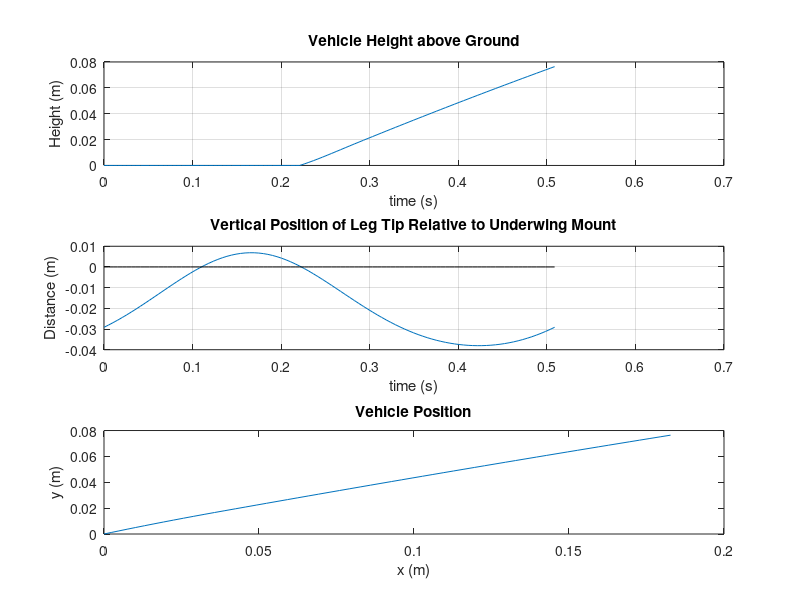
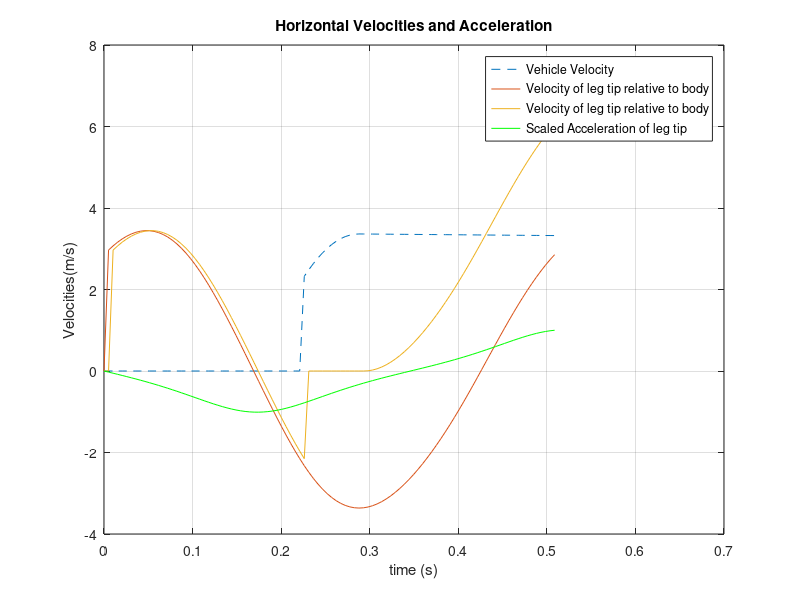

Reproduce these figures in MATLAB, in order.
%Skate modeling script
clc;clear;close all;
load SWliftdragdata.mat
load relativetipmotion.mat

%assumptions
%no friction force from tail during glide phase
%y reference starts at height of mount at rest. all references from
%assume constant angle of attack for now
%assume no vertical drag
%assume launch speed of vehicle = max speed of tip of leg
%only forces during launch are from leg

%skate constant values
gravity=-9.81;                                  %acceleration due to gravity (m/s^2)
dwater=1000;                                    %Density of water (kg/m^3)
vehvoleng=632.88;                               %displacement of the vehicle (in^3)
vehvolmet=vehvoleng*1.6387*10^-5;               %displacement of vehicle(m^3)
buoyforce=-vehvolmet*dwater*gravity;            %buoyant force on vehicle
totalmass=25.77;                                 %total mass of vehicle in kg
gravforce=totalmass*gravity;

%assuming constant angle of attack
AoA=7;  %angle of attack
Fl1=interp1(SWdatastruct.AoA.data,SWdatastruct.lift.data,AoA,'linear','extrap'); %lift force at one BL/s at current AoA
Fd1=interp1(SWdatastruct.AoA.data,SWdatastruct.drag.data,AoA,'linear','extrap'); %drag force at one BL/s at current AoA
V1=.7112*cosd(AoA); %horizontal velocity of flow test (m/s)

%more constants
MS=147000;                          %motor speed (cnts/s)
revcnt=101750;                      %1 revolution in cnts
omega=2*pi*MS/revcnt;               %motor speed in rad/s
R2=.0254;                           %radius of center of exterior wheel to connection, 1inch in m
B=0.04572;                          %length from lower leg mount to joint (1.8in in m)
C=0.10795;                          %length from lower leg mount to tip of foot (4.25in in m)
T=2*pi/omega;                       %period of leg
t2=0:.001:T;                        %time vector for launch speed calculation
alphaleg=23+AoA;                    %angle of leg plane(degrees)
legangletravel=1.1781;              %total travel length of leg in radians
tiptravel=legangletravel*C;
tiptravelx=max(relativetipmotion.x)-min(relativetipmotion.x);
tiptravely=max(relativetipmotion.y)-min(relativetipmotion.y);

%% simulation
dt=.001;                            %time step
%time=0:dt:2;                        %time vector (s)
time=[relativetipmotion.time(1),relativetipmotion.time];
tipx=[relativetipmotion.x(1),relativetipmotion.x];
tipy=[relativetipmotion.y(1),relativetipmotion.y];
vtipx=[0,diff(tipx)/dt];
vtipy=[0,diff(tipy)/dt];
atipx=[0,diff(vtipx)/dt];
atipy=[0,diff(vtipy)/dt];


%initial conditions
i=1;
x=0;
y=0;
Vx=0;
Vy=0;
Ax=0;
Ay=0;
Vtipx=0;
Vtipy=0;
theta=-33.749*pi/180;
thetadot=0;
thetadoubledot=0;
Vxrelative=Vx+Vtipx;
phase=0;

%initialize save variables
xsave=[x];
ysave=[y];
Vxsave=[Vx];
Vysave=[Vy];
Axsave=[Ax];
Aysave=[Ay];
Vtipxsave=[Vtipx];
Vtipysave=[Vtipy];
Vxrelativesave=[Vxrelative];
thetasave=[theta];
thetadotsave=[thetadot];
thetadoubledotsave=[thetadoubledot];
phasesave=[phase];
Tipysave=[];

maxtipy=.0373;



while i<length(time)
    i=i+1;
    t=time(i);
    
    %velocity of tip relative to ground
    Vxrelative= Vx+Vtipx;
    Vyrelative= Vy+Vtipy;
    
    %to start the leg forward with zero speed at time t=0
    phaseshift=-pi/4;
    
    %angle of leg about lower leg mount
    theta=asin(R2/B*sin(omega*t+phaseshift));
    
    %rotational speed of leg
    thetadot=(R2*omega*cos(omega*t+phaseshift))./(B*sqrt(1-(R2/B)^2*sin(omega*t+phaseshift).^2));
    
    %radial accleration
    thetadoubledot=(R2^3*omega^2*sin(omega*t)*cos(omega*t)^2)/...
        (B^3*(1-(R2^2*(sin(omega*t))^2/B^2))^(3/2))-(R2*omega^2*sin(omega*t))/...
        (B*sqrt(1-(R2^2*(sin(omega*t))^2)/B^2));
        
    %tip motion
    Tipx=tipx(i);
    Tipy=tipy(i);
    
    %velocity of the tip of the leg relative to the body
    %Vtip=-thetadot*C;
    Vtipx=vtipx(i);                                            %x component of tip velocity
    Vtipy=vtipy(i);                                            %y component of tip velocity
    
    %acceleration of tip
    Atipx=atipx(i);
    Atipy=atipy(i);
    %----------------------------------------
    %note:linear approximation of motion of leg. could be improved by using
    %exact motion calculations or interpolating from data set of tip
    %profile
    %-----------------------------
    
    %if height of cg is 
    if y<=(-Tipy) && Vxrelative<=0 && Atipx<0
        Vx=-Vtipx;
        Vy=-Vtipy;
        Ax=cosd(alphaleg)*(C*thetadoubledot);
        Ay=sind(alphaleg)*(C*thetadoubledot);
        x=x+Vx*dt;
        y=y+Vy*dt;
        phase=1;
        
    elseif y>0
        % Skate is gliding%%%%%%%%%%%%%%%%%%
        % forces
        liftforce= Vx^2*Fl1/V1^2;  %lift force at current speed
        vertFd=0;                  %vertical drag force. assumed to be zero
        horizFd=-Vx^2*Fd1/V1^2;
        
        %accelerations
        Ax=(horizFd/totalmass);                              %horizontal acceleration
        Ay=(buoyforce+gravforce+vertFd+liftforce)/totalmass; %vertical acceleration
        
        %update variables
        Vx=Vx+Ax*dt;
        Vy=Vy+Ay*dt;
        x=x+Vx*dt;
        y=y+Vy*dt;
        phase=2;
    else
        phase=0;
        y=0;
        Vx=0;
        Vy=0;
    end
    
    %save variables
    xsave=[xsave,x];
    ysave=[ysave,y];
    Vxsave=[Vxsave,Vx];
    Vysave=[Vysave,Vy];
    Axsave=[Axsave,Ax];
    Aysave=[Aysave,Ay];
    Vtipxsave=[Vtipxsave,Vtipx];
    Vtipysave=[Vtipysave,Vtipy];
    Vxrelativesave=[Vxrelativesave,Vxrelative];
    thetasave=[thetasave,theta];
    thetadotsave=[thetadotsave,thetadot];
    thetadoubledotsave=[thetadoubledotsave,thetadoubledot];
    phasesave=[phasesave,phase];
    Tipysave=[Tipysave,Tipy];
end


xtravel=xsave(end);
averagespeed=xtravel/time(end)
xsaveeng=39.37*xsave;
ysaveeng=39.37*ysave;


%% Plots
suba=3;

subplot(suba,1,1)
plot(time,ysave)
hold on
tipreach=-min(Tipysave);
% plot(time,tipreach,'k--')

title('Vehicle Height above Ground')
xlabel('time (s)')
ylabel('Height (m)')
grid on


subplot(suba,1,2)
% plot(time,Vysave(2:end))
% title('Vertical velocities')
% ylabel('Velocity (m)')
plot(time(2:end),Tipysave)
hold on
plot(time,zeros(size(time)),'k');
xlabel('time (s)')
ylabel('Distance (m)')
title('Vertical Position of Leg Tip Relative to Underwing Mount');
grid on


subplot(suba,1,3)
plot(xsave,ysave)
xlabel('x (m)')
ylabel('y (m)')
title('Vehicle Position')

% subplot(suba,1,4)
% title('1=launch phase, 2=glide phase')
% plot(time,phasesave(2:end))

% figure
% subplot(2,1,1)
% title('Accelerations')
% plot(time,Aysave(2:end))
% xlabel('time (s)')
% ylabel('acceleration (m/s^2)')
% legend('Y direction')
%
% subplot(2,1,2)
% title('thetas')
% plot(time,thetasave(2:end),time,thetadotsave(2:end),time,thetadoubledotsave(2:end))
% hold on
% plot(time,zeros(size(time)),'k')
% xlabel('time')
% ylabel('rad or rad/s')
% legend('theta','thetadot','thetadoubledot')
%
figure
plot(time,Vxsave,'--',time,Vtipxsave,'-',time,Vxrelativesave,time,thetadoubledotsave/max(thetadoubledotsave),'g','markersize',.5)
title('Horizontal Velocities and Acceleration')
hold on
%plot([time(1),time(2*floor(length(time)/10)),time(5*floor(length(time)/10)),time(8*floor(length(time)/10)),time(end)],zeros(5),'.k')
xlabel('time (s)')
ylabel('Velocities(m/s)')
legend('Vehicle Velocity','Velocity of leg tip relative to body','Velocity of leg tip relative to body','Scaled Acceleration of leg tip')
grid on




